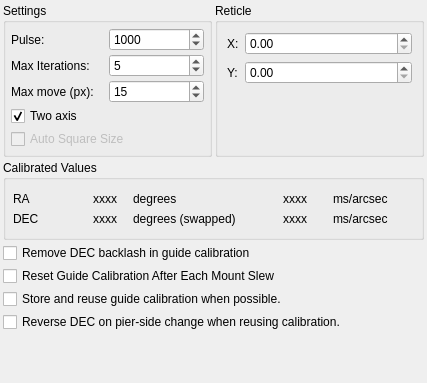
<?xml version="1.0" encoding="UTF-8"?>
<ui version="4.0">
 <class>OpsCalibration</class>
 <widget class="QWidget" name="OpsCalibration">
  <property name="geometry">
   <rect>
    <x>0</x>
    <y>0</y>
    <width>427</width>
    <height>383</height>
   </rect>
  </property>
  <layout class="QVBoxLayout" name="verticalLayout_2">
   <property name="spacing">
    <number>3</number>
   </property>
   <property name="leftMargin">
    <number>3</number>
   </property>
   <property name="topMargin">
    <number>3</number>
   </property>
   <property name="rightMargin">
    <number>3</number>
   </property>
   <property name="bottomMargin">
    <number>3</number>
   </property>
   <item>
    <layout class="QHBoxLayout" name="horizontalLayout">
     <item>
      <widget class="QGroupBox" name="groupBox_2">
       <property name="title">
        <string>Settings</string>
       </property>
       <layout class="QVBoxLayout" name="verticalLayout">
        <property name="spacing">
         <number>3</number>
        </property>
        <property name="leftMargin">
         <number>5</number>
        </property>
        <property name="topMargin">
         <number>5</number>
        </property>
        <property name="rightMargin">
         <number>5</number>
        </property>
        <property name="bottomMargin">
         <number>5</number>
        </property>
        <item>
         <layout class="QGridLayout" name="gridLayout">
          <item row="0" column="1">
           <widget class="QLabel" name="l_29">
            <property name="toolTip">
             <string>Initial pulse size for calibration.</string>
            </property>
            <property name="text">
             <string>Pulse:</string>
            </property>
           </widget>
          </item>
          <item row="1" column="2">
           <widget class="QSpinBox" name="kcfg_AutoModeIterations">
            <property name="toolTip">
             <string>Maximum number of iterations calibration should use per phase.</string>
            </property>
            <property name="minimum">
             <number>3</number>
            </property>
            <property name="maximum">
             <number>10</number>
            </property>
            <property name="value">
             <number>5</number>
            </property>
           </widget>
          </item>
          <item row="0" column="2">
           <widget class="QSpinBox" name="kcfg_CalibrationPulseDuration">
            <property name="toolTip">
             <string>Initial pulse size for calibration.</string>
            </property>
            <property name="minimum">
             <number>100</number>
            </property>
            <property name="maximum">
             <number>5000</number>
            </property>
            <property name="singleStep">
             <number>100</number>
            </property>
            <property name="value">
             <number>1000</number>
            </property>
           </widget>
          </item>
          <item row="1" column="1">
           <widget class="QLabel" name="label">
            <property name="toolTip">
             <string>Maximum number of iterations calibration should use per phase. It may use fewer (if max move is reached).</string>
            </property>
            <property name="text">
             <string>Max Iterations:</string>
            </property>
           </widget>
          </item>
          <item row="2" column="1">
           <widget class="QLabel" name="label">
            <property name="toolTip">
             <string>Maximum number of pixels the calibration should move. Once it exceeds this amount, it will finish the calibraton phase.  It may move less if  max iterations is reached.</string>
            </property>
            <property name="text">
             <string>Max move (px):</string>
            </property>
           </widget>
          </item>
          <item row="2" column="2">
           <widget class="QSpinBox" name="kcfg_CalibrationMaxMove">
            <property name="toolTip">
             <string>Maximum number of pixels the calibration should move (approximate).</string>
            </property>
            <property name="minimum">
             <number>5</number>
            </property>
            <property name="maximum">
             <number>100</number>
            </property>
            <property name="singleStep">
             <number>1</number>
            </property>
            <property name="value">
             <number>15</number>
            </property>
           </widget>
          </item>
         </layout>
        </item>
        <item>
         <widget class="QCheckBox" name="kcfg_TwoAxisEnabled">
          <property name="text">
           <string>Two axis</string>
          </property>
          <property name="checked">
           <bool>true</bool>
          </property>
         </widget>
        </item>
        <item>
         <widget class="QCheckBox" name="kcfg_GuideAutoSquareSizeEnabled">
          <property name="enabled">
           <bool>false</bool>
          </property>
          <property name="toolTip">
           <string>Automatically select the square size based on the selected star width.</string>
          </property>
          <property name="text">
           <string>Auto Square Size</string>
          </property>
         </widget>
        </item>
       </layout>
      </widget>
     </item>
     <item>
      <widget class="QGroupBox" name="groupBox">
       <property name="title">
        <string>Reticle</string>
       </property>
       <layout class="QFormLayout" name="formLayout_2">
        <item row="0" column="0">
         <widget class="QLabel" name="l_26">
          <property name="toolTip">
           <string>X position of the guide star</string>
          </property>
          <property name="text">
           <string>X:</string>
          </property>
         </widget>
        </item>
        <item row="0" column="1">
         <widget class="QDoubleSpinBox" name="spinBox_ReticleX">
          <property name="maximum">
           <double>5000.000000000000000</double>
          </property>
         </widget>
        </item>
        <item row="1" column="0">
         <widget class="QLabel" name="l_27">
          <property name="toolTip">
           <string>Y position of the guide star.</string>
          </property>
          <property name="text">
           <string>Y:</string>
          </property>
         </widget>
        </item>
        <item row="1" column="1">
         <widget class="QDoubleSpinBox" name="spinBox_ReticleY">
          <property name="maximum">
           <double>5000.000000000000000</double>
          </property>
         </widget>
        </item>
       </layout>
      </widget>
     </item>
    </layout>
   </item>
   <item>
    <layout class="QGridLayout" name="gridLayout_2"/>
   </item>
   <item>
    <widget class="QGroupBox" name="groupBox_3">
     <property name="minimumSize">
      <size>
       <width>0</width>
       <height>80</height>
      </size>
     </property>
     <property name="title">
      <string>Calibrated Values</string>
     </property>
     <widget class="QLabel" name="racal">
      <property name="geometry">
       <rect>
        <x>10</x>
        <y>30</y>
        <width>67</width>
        <height>17</height>
       </rect>
      </property>
      <property name="text">
       <string>RA</string>
      </property>
     </widget>
     <widget class="QLabel" name="ra_cal_degrees">
      <property name="geometry">
       <rect>
        <x>90</x>
        <y>30</y>
        <width>67</width>
        <height>17</height>
       </rect>
      </property>
      <property name="text">
       <string>xxxx</string>
      </property>
     </widget>
     <widget class="QLabel" name="label_4">
      <property name="geometry">
       <rect>
        <x>130</x>
        <y>30</y>
        <width>67</width>
        <height>17</height>
       </rect>
      </property>
      <property name="text">
       <string>degrees</string>
      </property>
     </widget>
     <widget class="QLabel" name="ra_cal_mspp">
      <property name="geometry">
       <rect>
        <x>280</x>
        <y>30</y>
        <width>51</width>
        <height>17</height>
       </rect>
      </property>
      <property name="text">
       <string>xxxx</string>
      </property>
     </widget>
     <widget class="QLabel" name="label_6">
      <property name="geometry">
       <rect>
        <x>330</x>
        <y>30</y>
        <width>67</width>
        <height>17</height>
       </rect>
      </property>
      <property name="text">
       <string>ms/arcsec</string>
      </property>
     </widget>
     <widget class="QLabel" name="label_7">
      <property name="geometry">
       <rect>
        <x>10</x>
        <y>50</y>
        <width>67</width>
        <height>17</height>
       </rect>
      </property>
      <property name="text">
       <string>DEC</string>
      </property>
     </widget>
     <widget class="QLabel" name="dec_cal_degrees">
      <property name="geometry">
       <rect>
        <x>90</x>
        <y>50</y>
        <width>67</width>
        <height>17</height>
       </rect>
      </property>
      <property name="text">
       <string>xxxx</string>
      </property>
     </widget>
     <widget class="QLabel" name="dec_cal_degrees_unit">
      <property name="geometry">
       <rect>
        <x>130</x>
        <y>50</y>
        <width>141</width>
        <height>17</height>
       </rect>
      </property>
      <property name="maximumSize">
       <size>
        <width>16777215</width>
        <height>16777215</height>
       </size>
      </property>
      <property name="text">
       <string>degrees (swapped)</string>
      </property>
     </widget>
     <widget class="QLabel" name="dec_cal_mspp">
      <property name="geometry">
       <rect>
        <x>280</x>
        <y>50</y>
        <width>51</width>
        <height>17</height>
       </rect>
      </property>
      <property name="text">
       <string>xxxx</string>
      </property>
     </widget>
     <widget class="QLabel" name="label_11">
      <property name="geometry">
       <rect>
        <x>330</x>
        <y>50</y>
        <width>67</width>
        <height>17</height>
       </rect>
      </property>
      <property name="text">
       <string>ms/arcsec</string>
      </property>
     </widget>
    </widget>
   </item>
   <item>
    <widget class="QCheckBox" name="kcfg_GuideCalibrationBacklash">
     <property name="toolTip">
      <string>&lt;html&gt;&lt;head/&gt;&lt;body&gt;&lt;p&gt;Remove the effect of DEC backlash when calibrating guider.&lt;/p&gt;&lt;/body&gt;&lt;/html&gt;</string>
     </property>
     <property name="statusTip">
      <string/>
     </property>
     <property name="text">
      <string>Remove DEC backlash in guide calibration</string>
     </property>
    </widget>
   </item>
   <item>
    <widget class="QCheckBox" name="kcfg_ResetGuideCalibration">
     <property name="toolTip">
      <string>&lt;html&gt;&lt;head/&gt;&lt;body&gt;&lt;p&gt;If checked,  always re-calibrate when guiding is started. This is often not necessary when a good quality calibration has previously been done and the guide camera has not been rotated or re-installed.&lt;/p&gt;&lt;/body&gt;&lt;/html&gt;</string>
     </property>
     <property name="statusTip">
      <string/>
     </property>
     <property name="text">
      <string>Reset Guide Calibration After Each Mount Slew</string>
     </property>
    </widget>
   </item>
   <item>
    <widget class="QCheckBox" name="kcfg_ReuseGuideCalibration">
     <property name="toolTip">
      <string>&lt;html&gt;&lt;head/&gt;&lt;body&gt;&lt;p&gt;Store and attempt to reuse calibrations. This only works on opposite sides of the meridian if the pier-side can be automatically determined from your mount. The &quot;Reset Guide on Slew&quot; option above must be unchecked for this to be attempted.&lt;/p&gt;&lt;/body&gt;&lt;/html&gt;</string>
     </property>
     <property name="statusTip">
      <string/>
     </property>
     <property name="text">
      <string>Store and reuse guide calibration when possible.</string>
     </property>
    </widget>
   </item>
   <item>
    <widget class="QCheckBox" name="kcfg_ReverseDecOnPierSideChange">
     <property name="toolTip">
      <string>&lt;html&gt;&lt;head/&gt;&lt;body&gt;&lt;p&gt;When re-using a calibration, reverse the DEC angle if the current pier side differs from the one at calibration. This only applies when re-using calibrations. The value you need is a property of your mount that should be researched. &lt;/p&gt;&lt;/body&gt;&lt;/html&gt;</string>
     </property>
     <property name="statusTip">
      <string/>
     </property>
     <property name="text">
      <string>Reverse DEC on pier-side change when reusing calibration.</string>
     </property>
    </widget>
   </item>
   <item>
    <spacer name="verticalSpacer_2">
     <property name="orientation">
      <enum>Qt::Vertical</enum>
     </property>
     <property name="sizeHint" stdset="0">
      <size>
       <width>20</width>
       <height>40</height>
      </size>
     </property>
    </spacer>
   </item>
  </layout>
 </widget>
 <tabstops>
  <tabstop>kcfg_CalibrationPulseDuration</tabstop>
  <tabstop>kcfg_AutoModeIterations</tabstop>
  <tabstop>kcfg_CalibrationMaxMove</tabstop>
  <tabstop>kcfg_TwoAxisEnabled</tabstop>
  <tabstop>kcfg_GuideAutoSquareSizeEnabled</tabstop>
  <tabstop>kcfg_GuideCalibrationBacklash</tabstop>
  <tabstop>kcfg_ResetGuideCalibration</tabstop>
  <tabstop>kcfg_ReuseGuideCalibration</tabstop>
  <tabstop>kcfg_ReverseDecOnPierSideChange</tabstop>
  <tabstop>spinBox_ReticleX</tabstop>
  <tabstop>spinBox_ReticleY</tabstop>
 </tabstops>
 <resources/>
 <connections/>
</ui>
